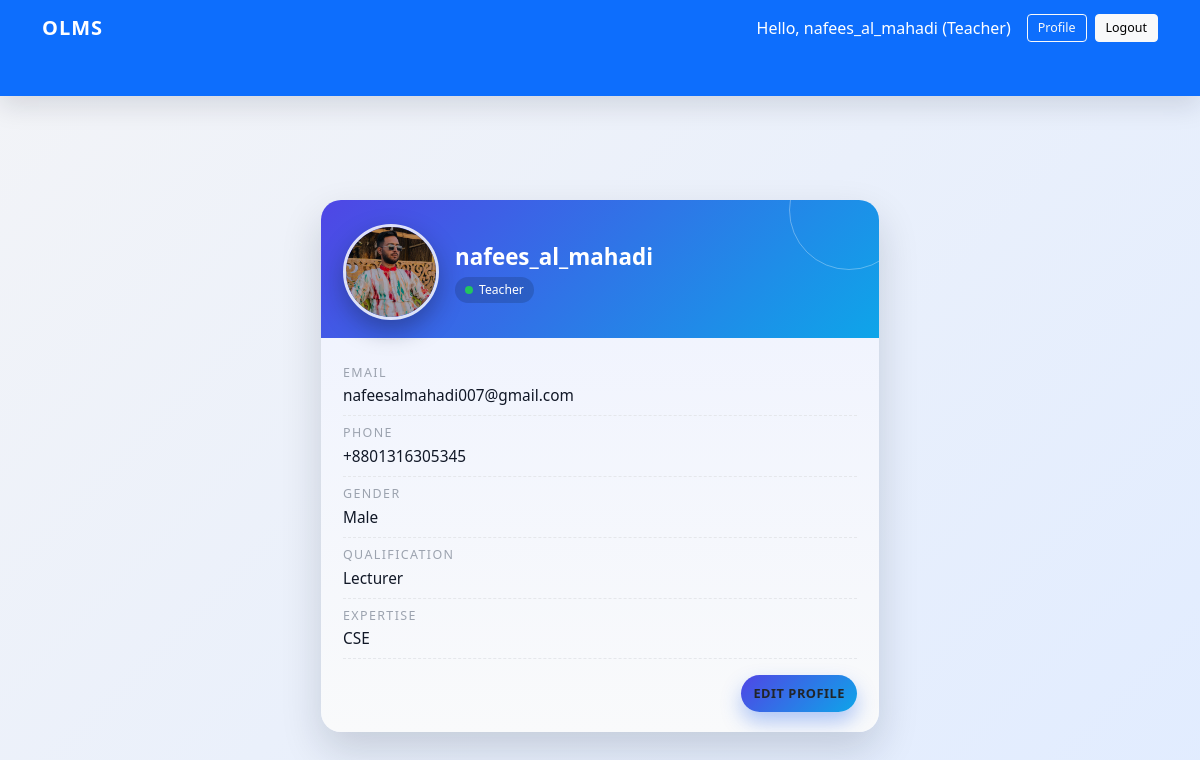
The app's page /profile/ (signed in) with its own data.
### accounts/models.py (models this page shows, shortened)
class CustomUser(AbstractUser):
    ROLE_CHOICES = (
        ('admin', 'Admin'),
        ('teacher', 'Teacher'),
        ('student', 'Student'),
    )
    role = models.CharField(max_length=10, choices=ROLE_CHOICES, default='student')
    phone = models.CharField(max_length=20, blank=True, null=True)
    gender = models.CharField(max_length=10, blank=True, null=True)
    profile_photo = models.ImageField(upload_to='profiles/', blank=True, null=True)
    qualification = models.CharField(max_length=255, blank=True, null=True)
    expertise = models.CharField(max_length=255, blank=True, null=True)

### accounts/views.py (the view)
# urls.py: path('profile/', profile_view, name='profile'),
@login_required
def profile_view(request):
    return render(request, "accounts/profile.html", {"user": request.user})

### accounts/templates/accounts/profile.html (shortened to what this page needs)
{% extends 'base.html' %}
{% block content %}
<div class="olms-profile-wrapper">
    <div class="col-md-6 col-sm-10">
        <div class="card olms-profile-card">
            <div class="olms-profile-header">
                <div class="d-flex align-items-center">
                    <div class="me-3">
                        {% if user.profile_photo %}
                            <img src="{{ user.profile_photo.url }}" alt="Profile photo" class="olms-profile-avatar">
                        {% else %}
                            <div class="olms-profile-initials">
                                {{ user.username|slice:":1" }}
                            </div>
                        {% endif %}
                    </div>
                    <div>
                        <div class="olms-profile-name">
                            {{ user.username }}
                        </div>
                        <div class="olms-profile-role-pill mt-1">
                            <span class="olms-profile-role-dot"></span>
                            <span>{{ user.get_role_display }}</span>
                        </div>
                    </div>
                </div>
            </div>
            <div class="olms-profile-body">
                <div class="olms-profile-info-row">
                    <div class="olms-profile-info-label">Email</div>
                    <div class="olms-profile-info-value">{{ user.email|default:"—" }}</div>
                </div>
                <div class="olms-profile-info-row">
                    <div class="olms-profile-info-label">Phone</div>
                    <div class="olms-profile-info-value">{{ user.phone|default:"—" }}</div>
                </div>
                <div class="olms-profile-info-row">
                    <div class="olms-profile-info-label">Gender</div>
                    <div class="olms-profile-info-value">{{ user.gender|default:"—" }}</div>
                </div>
                <div class="olms-profile-info-row">
                    <div class="olms-profile-info-label">Qualification</div>
                    <div class="olms-profile-info-value">{{ user.qualification|default:"—" }}</div>
                </div>
                <div class="olms-profile-info-row">
                    <div class="olms-profile-info-label">Expertise</div>
                    <div class="olms-profile-info-value">{{ user.expertise|default:"—" }}</div>
                </div>
                <div class="mt-3 text-end">
                    <a href="{% url 'accounts:profile_edit' %}" class="btn olms-profile-edit-btn">
                        Edit Profile
                    </a>
                </div>
            </div>
        </div>
    </div>
</div>
{% endblock %}

### templates/base.html (shortened to what this page needs)
{% load static %}
<!DOCTYPE html>
<html lang="en">
<head>
    <link rel="stylesheet"
          href="https://cdn.jsdelivr.net/npm/bootstrap@5.3.2/dist/css/bootstrap.min.css">
    <link rel="stylesheet"
          href="{% static 'css/style.css' %}">
</head>
<body class="bg-light">
<nav class="navbar navbar-expand-lg navbar-dark bg-primary mb-3">
    <div class="container">
        <a class="navbar-brand fw-bold" href="{% url 'accounts:dashboard' %}">OLMS</a>
        <div class="collapse navbar-collapse justify-content-end" id="navbarMain">
            {% if user.is_authenticated %}
                <span class="text-white me-3">
                    Hello, {{ user.username }} ({{ user.get_role_display }})
                </span>
                <a href="{% url 'accounts:profile' %}"
                   class="btn btn-outline-light btn-sm">
                    Profile
                </a>
                <a href="{% url 'accounts:logout' %}"
                   class="btn btn-light btn-sm ms-2">
                    Logout
                </a>
            {% else %}
                <a href="{% url 'accounts:login' %}"
                   class="btn btn-light btn-sm">
                    Login
                </a>
            {% endif %}
        </div>
    </div>
</nav>
<div class="container py-4">
    {% block content %}{% endblock %}
</div>
</body>
</html>

### static/css/style.css (style rules this page uses)
body { background: linear-gradient(135deg, #f3f4f7, #e1ecff); font-family: system-ui, -apple-system, BlinkMacSystemFont, "Segoe UI", sans-serif; color: #111827; }
.container { padding-bottom: 40px; }
.navbar { box-shadow: 0 10px 25px rgba(15, 23, 42, 0.12); }
.navbar-brand { letter-spacing: 1px; font-weight: 600; }
.navbar .btn, .navbar a.nav-link { transition: background-color 0.15s ease, color 0.15s ease; }
.card { border-radius: 15px; border: none; background-color: #ffffff; }
.btn-sm { font-size: 0.78rem; padding: 4px 10px; }
a { color: #2563eb; text-decoration: none; }
.mb-3 { margin-bottom: 1rem !important; }
.mt-3 { margin-top: 1rem !important; }

### accounts/templates/accounts/profile.html (style rules this page uses)
.olms-profile-wrapper { min-height: calc(100vh - 140px); display: flex; align-items: center; justify-content: center; }
.olms-profile-card { border-radius: 20px; border: none; overflow: hidden; box-shadow: 0 18px 40px rgba(15, 23, 42, 0.16); background: linear-gradient(180deg, #eef2ff, #f9fafb); }
.olms-profile-header { padding: 24px 22px 18px; background: linear-gradient(135deg, #4f46e5, #0ea5e9); color: #fff; position: relative; }
.olms-profile-header::after { content: ""; position: absolute; width: 120px; height: 120px; border-radius: 999px; border: 1px solid rgba(248, 250, 252, 0.4); right: -30px; top: -50px; opacity: 0.8; }
.olms-profile-avatar { width: 96px; height: 96px; border-radius: 999px; border: 3px solid rgba(248, 250, 252, 0.85); box-shadow: 0 10px 25px rgba(15, 23, 42, 0.35); object-fit: cover; }
.olms-profile-name { font-size: 1.4rem; font-weight: 600; }
.olms-profile-role-pill { display: inline-flex; align-items: center; gap: 6px; padding: 4px 10px; border-radius: 999px; font-size: 0.76rem; background: rgba(15, 23, 42, 0.18); backdrop-filter: blur(6px); margin-top: 4px; }
.olms-profile-role-dot { width: 8px; height: 8px; border-radius: 999px; background: #22c55e; }
.olms-profile-body { padding: 18px 22px 20px; }
.olms-profile-info-label { font-size: 0.78rem; text-transform: uppercase; letter-spacing: 0.11em; color: #9ca3af; margin-bottom: 2px; }
.olms-profile-info-value { font-size: 0.96rem; color: #111827; font-weight: 500; }
.olms-profile-info-row { padding: 8px 0; border-bottom: 1px dashed #e5e7eb; }
.olms-profile-edit-btn { border-radius: 999px; font-weight: 600; letter-spacing: 0.04em; text-transform: uppercase; font-size: 0.8rem; padding: 9px 12px; background: linear-gradient(135deg, #4f46e5, #0ea5e9); border: none; box-shadow: 0 10px 20px rgba(37, 99, 235, 0.35); transition: transform 0.1s ease, box-shadow 0.1s ease; }

### records on screen
CustomUser: username "nafees_al_mahadi", role "Teacher", profile_photo (picture), email "nafeesalmahadi007@gmail.com", phone "+8801316305345", gender "Male", qualification "Lecturer", expertise "CSE"
